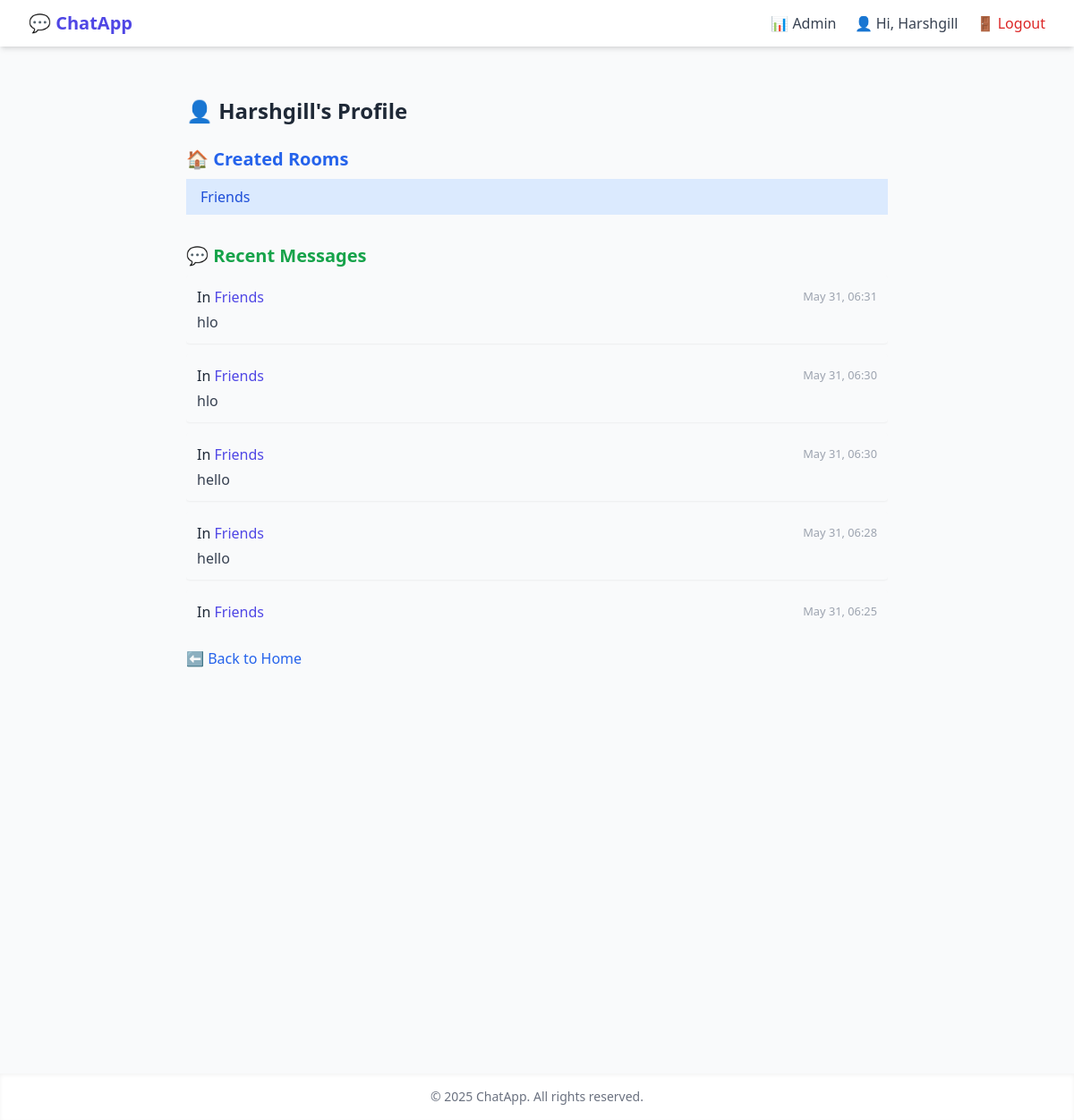
/profile/ (signed in), run on the app's committed database.
### core/models.py (models this page shows, shortened)
class Room(models.Model):
    name = models.CharField(max_length=255, unique=True)
    created_by = models.ForeignKey(User, on_delete=models.CASCADE)
    created_at = models.DateTimeField(auto_now_add=True)

class Message(models.Model):
    room = models.ForeignKey(Room, on_delete=models.CASCADE, related_name='messages')
    user = models.ForeignKey(User, on_delete=models.CASCADE)
    content = models.TextField()
    timestamp = models.DateTimeField(auto_now_add=True)

### core/views.py (the view)
# urls.py: path('profile/', views.profile, name='profile'),
@login_required
def profile(request):
    rooms = Room.objects.filter(created_by=request.user)
    messages = Message.objects.filter(user=request.user).order_by('-timestamp')[:20]
    return render(request, 'profile.html', {'rooms': rooms, 'messages': messages})

### templates/profile.html (shortened to what this page needs)
{% extends 'base.html' %} {% block content %}
<div class="p-6 max-w-4xl mx-auto">
  <h2 class="text-2xl font-semibold text-gray-800 mb-6">👤 {{ request.user.username }}'s Profile</h2>
  <div class="mb-8">
    <h3 class="text-xl font-semibold text-blue-600 mb-2">🏠 Created Rooms</h3>
    <ul class="space-y-2">
      {% for room in rooms %}
      <li class="group flex justify-between items-center bg-blue-100">
        <a href="/?room={{ room.name }}" class="block px-4 py-2 text-blue-700 rounded hover:bg-blue-200 transition">
          {{ room.name }}
        </a>
        <form
          action="{% url 'delete_room' room.id %}?next=profile"
          method="post"
          onsubmit="return confirm('Are you sure you want to delete this room?');"
          class="inline mt-1 mr-2"
        >
        </form>
      </li>
      {% empty %}
      <li class="text-gray-500">No rooms created yet.</li>
      {% endfor %}
    </ul>
  </div>
  <div>
    <h3 class="text-xl font-semibold text-green-600 mb-2">💬 Recent Messages</h3>
    <ul class="space-y-3 max-h-96 overflow-y-scroll">
      {% for msg in messages %}
      <li class="bg-gray-50 p-3 rounded shadow-sm">
        <div class="flex justify-between items-center">
          <span class="font-medium text-gray-800">
            In <a href="/?room={{ msg.room.name }}" class="text-indigo-600">{{ msg.room.name }}</a>
          </span>
          <small class="text-gray-400">{{ msg.timestamp|date:"M d, H:i" }}</small>
        </div>
        <p class="text-gray-700 mt-1">{{ msg.content }}</p>
      </li>
      {% empty %}
      <li class="text-gray-500">No messages yet.</li>
      {% endfor %}
    </ul>
  </div>
  <div class="mt-8">
    <a href="{% url 'home' %}" class="text-blue-600 hover:underline">⬅ Back to Home</a>
  </div>
</div>
{% endblock %}

### templates/base.html (shortened to what this page needs)
{% load static %}
<!DOCTYPE html>
<html lang="en">
  <head>
    <script src="https://cdn.tailwindcss.com"></script>
  </head>
  <body class="bg-gray-50 text-gray-800 min-h-screen flex flex-col">
    <nav class="bg-white shadow-md">
      <div class="max-w-7xl mx-auto px-4 sm:px-6 lg:px-8 py-3 flex justify-between items-center">
        <div class="text-xl font-semibold text-indigo-600">
          <a href="{% url 'home' %}">💬 ChatApp</a>
        </div>
        <div class="space-x-4 text-sm sm:text-base">
          {% if user.is_staff %}
          <a href="{% url 'admin_dashboard' %}" class="text-gray-700 hover:text-indigo-600">📊 Admin</a>
          {% endif %} {% if user.is_authenticated %}
          <a href="{% url 'profile' %}" class="text-gray-700 hover:text-indigo-600">👤 Hi, {{ user.username }}</a>
          <a href="{% url 'logout' %}" class="text-red-600 hover:text-red-800">🚪 Logout</a>
          {% else %}
          <a href="{% url 'login' %}" class="text-indigo-600 hover:text-indigo-800">🔑 Login</a>
          <a href="{% url 'signup' %}" class="text-indigo-600 hover:text-indigo-800">👤 Signup</a>
          {% endif %}
        </div>
      </div>
    </nav>
    <main class="flex-grow">
      <div class="max-w-4xl mx-auto py-8 px-4 sm:px-6 lg:px-8">{% block content %}{% endblock %}</div>
    </main>
    <footer class="bg-white text-center text-sm py-4 text-gray-500 shadow-inner">
      © {{ year|default:2025 }} ChatApp. All rights reserved.
    </footer>
  </body>
</html>

### data on the page
Room: name "Friends"
Message: room.name "Friends", timestamp "May 31, 06:31", content "hlo"
Message: room.name "Friends", timestamp "May 31, 06:30", content "hlo"
Message: room.name "Friends", timestamp "May 31, 06:30", content "hello"
Message: room.name "Friends", timestamp "May 31, 06:28", content "hello"
Message: room.name "Friends", timestamp "May 31, 06:25"

### other printed values
{{ user.username }} "Harshgill"
{{ request.user.username }} "Harshgill"
{{ year|default:2025 }} "2025"
